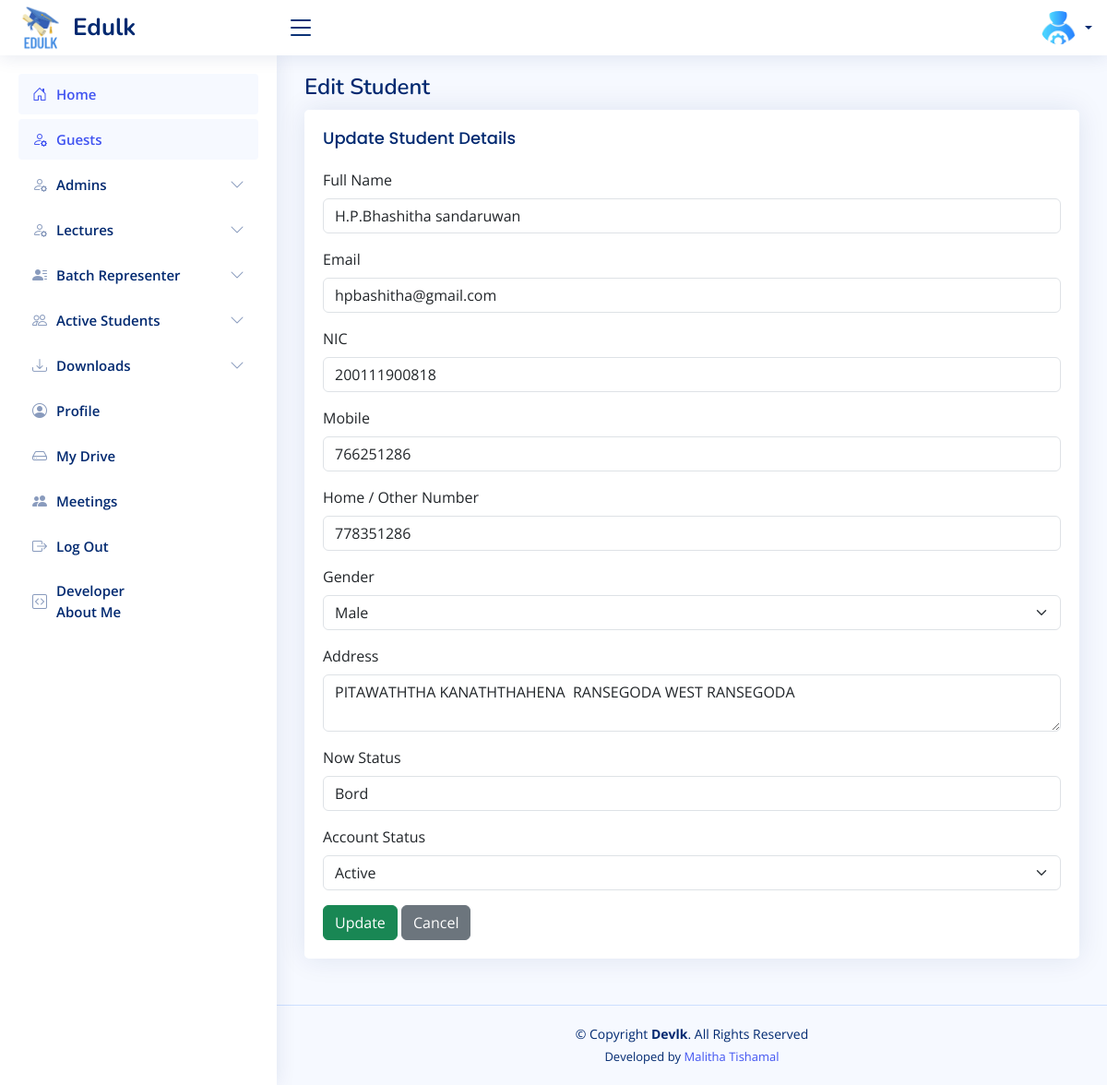
/sadmin/edit-student.php?id=4 (signed in), run on the app's committed database.
### tables this page shows
CREATE TABLE `students` (
  `id` int(11) NOT NULL,
  `name` varchar(100) DEFAULT NULL,
  `regno` varchar(20) DEFAULT NULL,
  `nic` varchar(20) DEFAULT NULL,
  `email` varchar(100) DEFAULT NULL,
  `gender` enum('Male','Female','Other') DEFAULT NULL,
  `address` text DEFAULT NULL,
  `nowstatus` varchar(50) DEFAULT NULL,
  `mobile` varchar(15) DEFAULT NULL,
  `mobile2` varchar(10) NOT NULL,
  `password` varchar(255) DEFAULT NULL,
  `status` enum('pending','approved','rejected') DEFAULT 'approved',
  `created_at` datetime DEFAULT current_timestamp(),
  `last_login` datetime DEFAULT NULL,
  `profile_picture` varchar(255) NOT NULL DEFAULT 'uploads/profile_pictures/default.jpg',
  `blog` varchar(200) NOT NULL,
  `facebook` varchar(200) NOT NULL,
  `linkedin` varchar(200) NOT NULL,
  `github` varchar(200) NOT NULL
);

### sadmin/edit-student.php (the view, shortened to what this page needs)
<?php
require_once '../includes/db-conn.php';
$student_id = $_GET['id'];
$sql = "SELECT * FROM students WHERE id = ?";
$stmt = $conn->prepare($sql);
$stmt->bind_param("i", $student_id);
$stmt->execute();
$result = $stmt->get_result();
$student = $result->fetch_assoc();
?>
<!DOCTYPE html>
<html lang="en">
<head>
    <?php include_once("../includes/css-links-inc.php"); ?>
</head>
<body>
<?php include_once("../includes/header.php"); ?>
<?php include_once("../includes/sadmin-sidebar.php"); ?>
<main id="main" class="main">
    <div class="pagetitle">
        <h1>Edit Student</h1>
    </div>
    <section class="section">
        <div class="card">
            <div class="card-body">
                <h5 class="card-title">Update Student Details</h5>
                <form method="POST" action="">
                    <div class="mb-3">
                        <label class="form-label">Full Name</label>
                        <input type="text" name="name" class="form-control" required value="<?= htmlspecialchars($student['name']) ?>">
                    </div>
                    <div class="mb-3">
                        <label class="form-label">Email</label>
                        <input type="email" name="email" class="form-control" required value="<?= htmlspecialchars($student['email']) ?>">
                    </div>
                    <div class="mb-3">
                        <label class="form-label">NIC</label>
                        <input type="text" name="nic" class="form-control" required value="<?= htmlspecialchars($student['nic']) ?>">
                    </div>
                    <div class="mb-3">
                        <label class="form-label">Mobile</label>
                        <input type="text" name="mobile" class="form-control" required value="<?= htmlspecialchars($student['mobile']) ?>">
                    </div>
                    <div class="mb-3">
                        <label class="form-label">Home / Other Number</label>
                        <input type="text" name="mobile2" class="form-control" value="<?= htmlspecialchars($student['mobile2']) ?>">
                    </div>
                    <div class="mb-3">
                        <label class="form-label">Gender</label>
                        <select name="gender" class="form-select" required>
                            <option value="Male" <?= ($student['gender'] == 'Male') ? 'selected' : '' ?>>Male</option>
                        </select>
                    </div>
                    <div class="mb-3">
                        <label class="form-label">Address</label>
                        <textarea name="address" class="form-control" required><?= htmlspecialchars($student['address']) ?></textarea>
                    </div>
                    <div class="mb-3">
                        <label class="form-label">Now Status</label>
                        <input type="text" name="nowstatus" class="form-control" value="<?= htmlspecialchars($student['nowstatus']) ?>">
                    </div>
                    <div class="mb-3">
                        <label class="form-label">Account Status</label>
                        <select name="status" class="form-select" required>
                            <option value="active" <?= ($student['status'] == 'active') ? 'selected' : '' ?>>Active</option>
                        </select>
                    </div>
                    <button type="submit" class="btn btn-success">Update</button>
                    <a href="manage-students.php" class="btn btn-secondary">Cancel</a>
                </form>
            </div>
        </div>
    </section>
</main>
<?php include_once("../includes/footer.php"); ?>
</body>
</html>

### assets/css/style.css (style rules this page uses)
:root { scroll-behavior: smooth; }
body { font-family: "Open Sans", sans-serif; background: #f6f9ff; color: #444444; }
a { color: #4154f1; text-decoration: none; }
h1, h2, h3, h4, h5, h6 { font-family: "Nunito", sans-serif; }
#main { margin-top: 60px; padding: 20px 30px; transition: all 0.3s; }
.pagetitle { margin-bottom: 10px; }
.pagetitle h1 { font-size: 24px; margin-bottom: 0; font-weight: 600; color: #012970; }
.card { margin-bottom: 30px; border: none; border-radius: 5px; box-shadow: 0px 0 30px rgba(1, 41, 112, 0.1); }
.card-title { padding: 20px 0 15px 0; font-size: 18px; font-weight: 500; color: #012970; font-family: "Poppins", sans-serif; }
.card-body { padding: 0 20px 20px 20px; }
@media (min-width: 1200px) { #main, #footer { margin-left: 300px; } }

### data on the page
students: name "H.P.Bhashitha sandaruwan", email "hpbashitha@gmail.com", nic "200111900818", mobile "766251286", mobile2 "778351286", gender "Male", address "PITAWATHTHA KANATHTHAHENA RANSEGODA WEST RANSEGODA", nowstatus "Bord"
